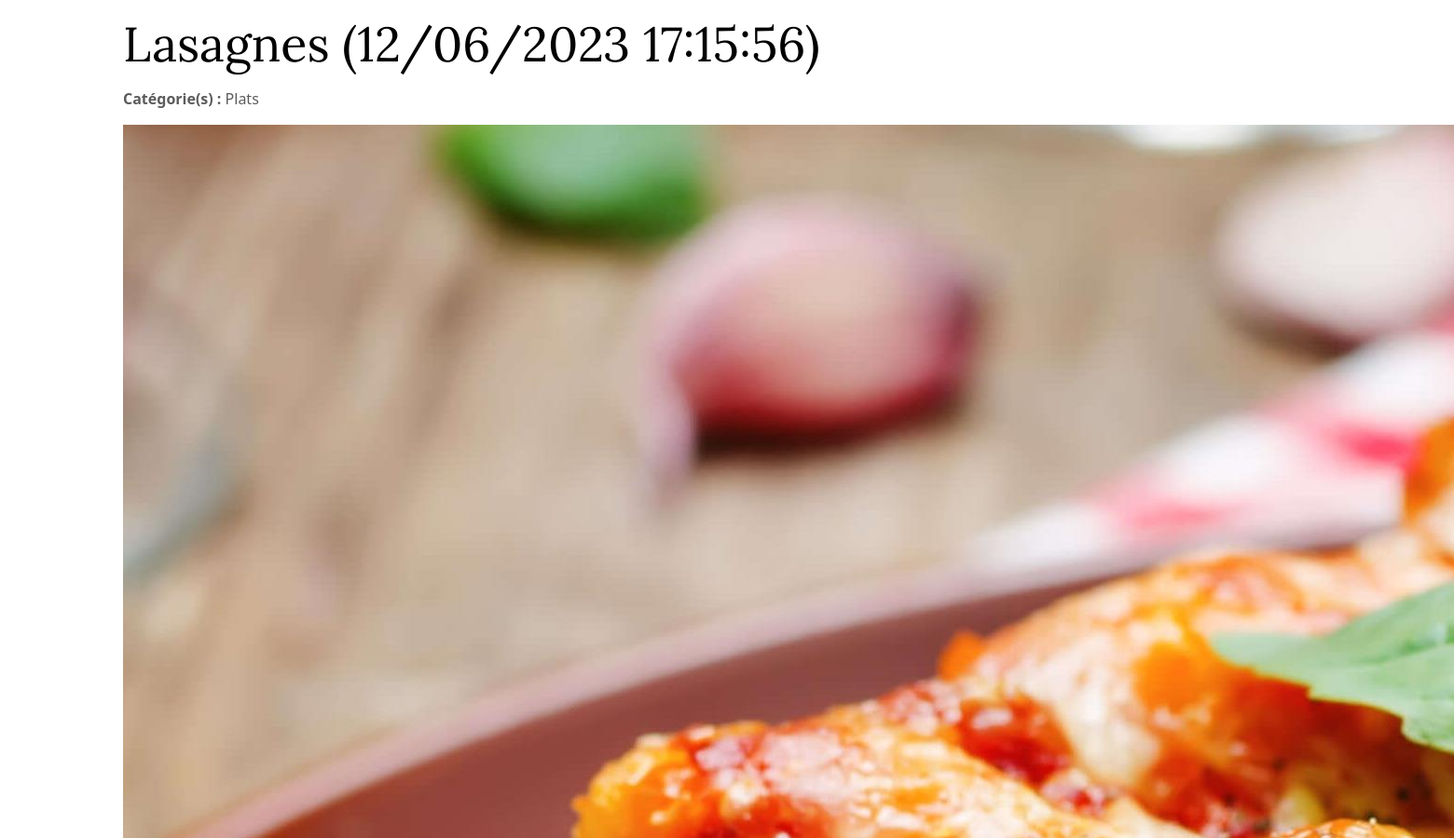
/article_details.php?id=33 (upper part), run on an earlier commit of the app's database.
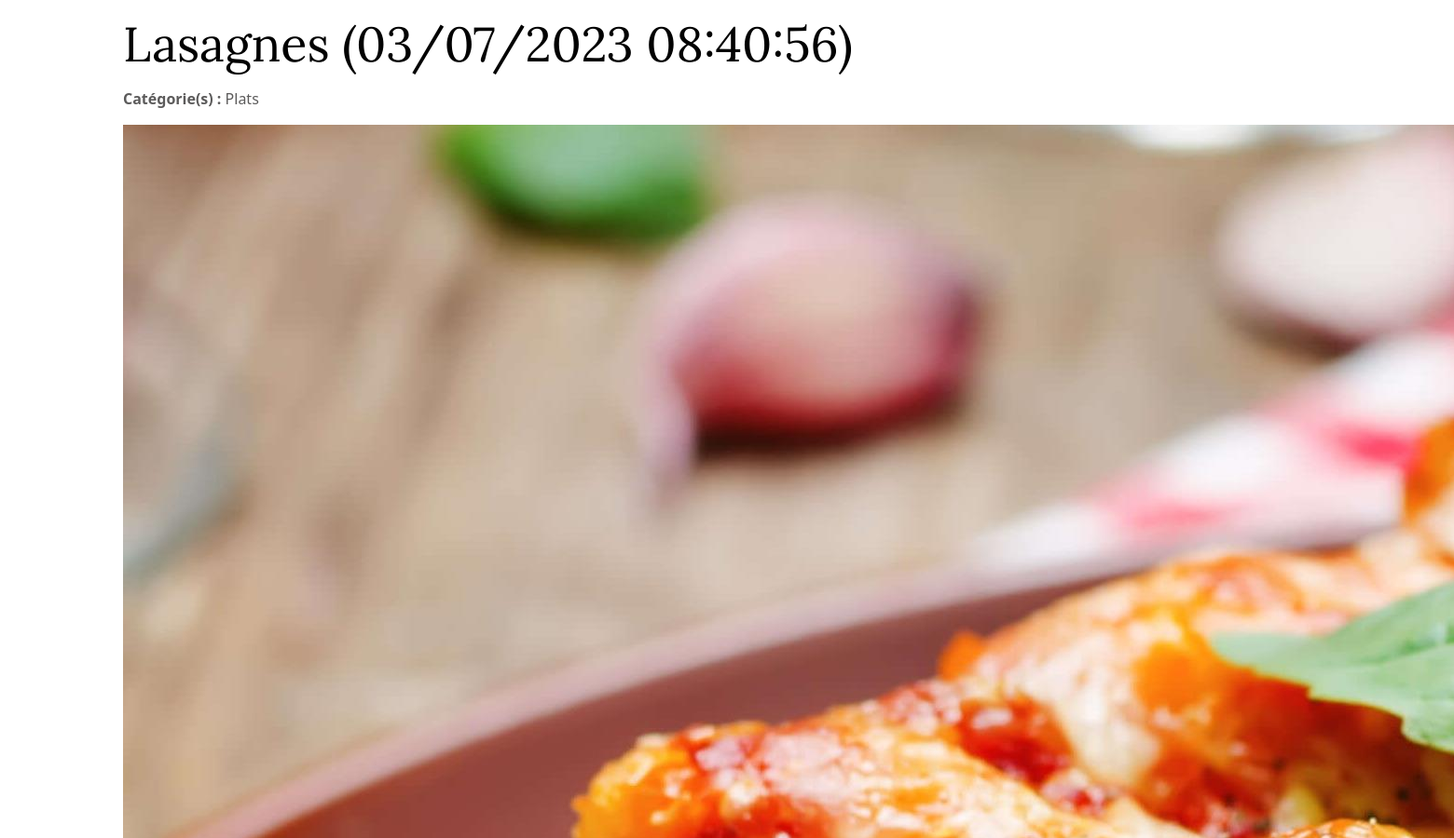
And on a later commit of the database.
### tables this page shows
CREATE TABLE `article` (
  `id_article` int(11) NOT NULL,
  `titre` varchar(255) NOT NULL,
  `contenu` text,
  `image` varchar(255) DEFAULT NULL,
  `video` varchar(500) DEFAULT NULL,
  `id_auteur` int(11) NOT NULL,
  `date_publication` datetime DEFAULT NULL
);

### article_details.php (called while the page is built, shortened)
<?php
require_once './model/article.php';
$id = htmlspecialchars($_GET['id']);
$articleModel = new Article();
$article =  $articleModel->getArticle($id);
$category = $articleModel->getCategoryByArticleId($id);
include_once './template_view/article_detail.phtml';

### model/article.php (called while the page is built, shortened)
<?php
class Article
{
  public function getArticle($id)
  {
    $conn = connect();
    $query = $conn->prepare("
                                SELECT *
                                FROM Article
                                JOIN auteur ON auteur.id_auteur = article.id_auteur
                                WHERE id_article = :id
        ");
    $query->bindValue('id', $id);
    $query->execute();
    $result = $query->fetch(PDO::FETCH_OBJ);
    return ($result);
  }
  public function getCategoryByArticleId($id): array
  {
    $conn = connect();
    $query = $conn->prepare("SELECT * FROM posseder
                                JOIN categorie ON categorie.id_categorie = posseder.id_categorie
                                WHERE posseder.id_article = :id ");
    $query->bindValue('id', $id);
    $query->execute();
    $result = $query->fetchAll(PDO::FETCH_OBJ);
    return ($result);
  }
}

### template_view/article_detail.phtml (the view, shortened to what this page needs)
<!DOCTYPE html>
<html lang="fr">
<head>
    <?php include_once './include/script.php'; ?>
    <link rel="stylesheet" href="../assets/css/style.css">
</head>
<body>
    <div class="container">
        <h1 class="mt-3 mb-3">
            <?php echo $article->titre; ?>
            (<?php echo date_format(date_create($article->date_publication), 'd/m/Y H:i:s'); ?>)
        </h1>
        <p>
            <b>Catégorie(s) : </b> <?php foreach($category as $row){?> <?php echo $row->nom; ?>&nbsp;
            <?php }?>
        </p>
         <p>
            <img src="<?php echo $article->image; ?>" >
        </p>
    </div>
</body>
</html>

What changed in the data, as far as the page shows it:
changed article "Lasagnes": date_publication "12/06/2023 17:15:56" → "03/07/2023 08:40:56"
